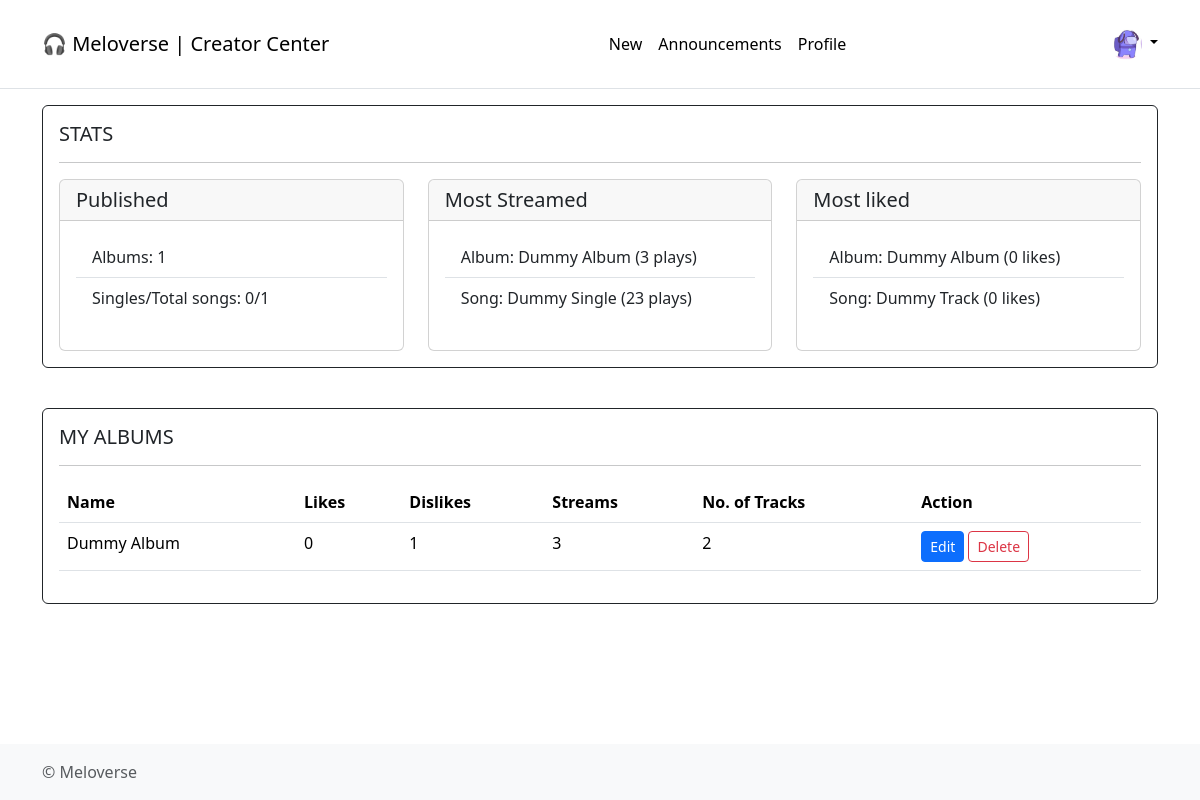
/creator_center/1/ (signed in), run on the app's committed database.
### application/models.py (models this page shows)
class Creator(db.Model):
    __tablename__ = "creator"
    creator_id = db.Column(db.Integer, db.ForeignKey("users.id"), primary_key=True)
    creator_name = db.Column(db.String, db.ForeignKey("users.username"))
    creator_email = db.Column(db.String, db.ForeignKey("users.email"))
    bio = db.Column(db.String)
    no_of_singles = db.Column(db.Integer, default=0)
    no_of_albums = db.Column(db.Integer, default=0)
    songs_published = db.Column(db.Integer, default=0)
    followers = db.Column(db.Integer, default=0)

class Album(db.Model):
    __tablename__ = "album"
    album_id = db.Column(db.Integer, autoincrement=True, primary_key=True)
    creator_id = db.Column(db.String, db.ForeignKey("creator.creator_id"))
    album_name = db.Column(db.String, nullable=False)
    release_year = db.Column(db.String)
    genre = db.Column(db.String)
    description = db.Column(db.String)
    no_of_tracks = db.Column(db.Integer, default=0)
    date_created = db.Column(db.Date)

class Tracks(db.Model):
    __tablename__ = "tracks"
    track_id = db.Column(db.Integer, primary_key=True, autoincrement=True)
    track_name = db.Column(db.String, nullable=False)
    artists = db.Column(db.String)
    creator_id = db.Column(db.String, db.ForeignKey("creator.creator_name"))
    track_file = db.Column(db.String, nullable=False)
    genre = db.Column(db.String)
    lyrics = db.Column(db.String)
    duration = db.Column(db.String)
    date_created = db.Column(db.Date)
    album_id = db.Column(db.Integer, default=0)
    likes = db.Column(db.Integer, default=0)
    dislikes = db.Column(db.Integer, default=0)
    plays = db.Column(db.Integer, default=0)

### application/app_controllers/users.py (the view, shortened to what this page needs)
@user.route("creator_center/<user>/", methods=["GET", "POST"])
@login_required
def creator_dashboard(user):
    creator = Creator.query.filter_by(creator_id=current_user.id).first()
    id = current_user.id
    albums = Album.query.filter_by(creator_id=id).all()
    singles = Tracks.query.filter_by(creator_id=id, album_id=0).all()
    songs = (
        db.session.query(Tracks, Album.album_name)
        .join(Album, Tracks.album_id == Album.album_id)
        .filter(Tracks.creator_id == id)
        .all()
    )
    singles_published = creator.no_of_singles
    albums_published = creator.no_of_albums
    status = any([singles_published, albums_published])
    most_liked_song = (
        Tracks.query.filter_by(creator_id=id).order_by(Tracks.likes.desc()).first()
    )
    most_liked_album = (
        db.session.query(Album.album_name, func.max(Tracks.likes).label("likes"))
        .join(Tracks, Album.album_id == Tracks.album_id)
        .join(Creator, Album.creator_id == id)
        .filter(Creator.creator_id == id)
        .group_by(Album.album_id)
        .order_by(func.max(Tracks.likes).desc())
        .first()
    )
    most_played_song = (
        Tracks.query.filter_by(creator_id=current_user.id)
        .order_by(Tracks.plays.desc())
        .first()
    )
    most_played_album = (
        db.session.query(Album.album_name, func.max(Tracks.plays).label("plays"))
        .join(Tracks, Album.album_id == Tracks.album_id)
        .join(Creator, Album.creator_id == id)
        .filter(Creator.creator_id == id)
        .group_by(Album.album_id)
        .order_by(func.max(Tracks.plays).desc())
        .first()
    )
    tracks_alias = aliased(Tracks)
    album_obj = (
        db.session.query(
            Album,
            db.func.sum(tracks_alias.plays).label("total_plays"),
            db.func.sum(tracks_alias.likes).label("total_likes"),
            db.func.sum(tracks_alias.dislikes).label("total_dislikes"),
        )
        .join(tracks_alias, Album.album_id == tracks_alias.album_id)
        .join(Creator, Album.creator_id == Creator.creator_id)
        .filter(Creator.creator_id == id)
        .group_by(
            Album.album_id,
            Album.album_name,
            Album.release_year,
            Album.genre,
            Album.description,
            Album.no_of_tracks,
        )
        .all()
    )
    return render_template(
        "creator/creator_center.html",
        status=status,
        creator=creator,
        singles=singles,
        songs=songs,
        albums=albums,
        most_liked_song=most_liked_song,
        most_liked_album=most_liked_album,
        most_played_song=most_played_song,
        most_played_album=most_played_album,
        songs_published=singles_published,
        albums_published=albums_published,
        album_obj=album_obj,
    )

### application/app_controllers/auth.py (called while the page is built)
@login_manager.user_loader
def loader_user(user_id):
    return Users.query.get(user_id)

### templates/creator/creator_center.html (shortened to what this page needs)
{% extends './base.html' %}
{% block head %}
<link rel="stylesheet" href="{{ url_for('static', filename='styles/headerfooter.css') }}">
{% endblock %}
{% block navbar %}
<header class="py-3 mb-3 border-bottom">
  <nav class="navbar navbar-expand">
    <div class="container">
      <a href="{{ url_for('user.creator_dashboard', user=current_user.username) }}"
        class="navbar-brand link-body-emphasis">
        🎧 Meloverse | Creator Center
      </a>
      <ul class="nav">
        <li class="nav-item"><a href="{{ url_for('user.new', user=current_user.username) }}"
            class="nav-link px-2 link-body-emphasis">New</a></li>
        <li class="nav-item"><a href="{{ url_for('user.announcement', user=current_user.username)}}"
            class="nav-link px-2 link-body-emphasis">Announcements</a></li>
        <li class="nav-item"><a href="{{ url_for('user.profile', user=current_user.username)}}"
            class="nav-link px-2 link-body-emphasis">Profile</a></li>
      </ul>
      <div class="dropdown text-end">
        <a href="#" class="d-block link-body-emphasis text-decoration-none dropdown-toggle" data-bs-toggle="dropdown"
          aria-expanded="false">
          <img src="{{ url_for('static', filename='avatar3.jpg') }}" alt="mdo" width="32" height="32"
            class="rounded-circle">
        </a>
      </div>
    </div>
  </nav>
</header>
{% endblock %}
{% block body %}
<main class="flex-shrink-0">
  <div class="container">
    <section>
      {% if status==False %}
      <h3>Release an album or single to view this page</h3>
      <a href="{{ url_for('user.new', user=current_user.username) }}">Go to Release song/album page</a>
      <pre class="text-end">
                                          ⠀⠀⠀⠀⠀⠀⠀⠀⠀⠀⠀⠀⠀⠀⠀⠀⠀⠀⠀⠀⠀⠀⠀⠀⣠⣠⣀⢤⣖⣲⣦⣄⠀⠀⢀⡠⠀⠀⠀⠀⠀⠀⠀⠀⠀⠀⠀⠀⠀⠀⠀⠀⠀⠀⠀⠀⠀⠀⠀⠀
                                          ⠀⠀⠀⠀⠀⠀⠀⠀⠀⠀⠀⠀⠀⠀⠀⠀⠀⠀⠀⠀⢀⢤⣤⣄⠻⡽⣺⣭⣿⡽⣾⣭⢿⣷⣉⠂⣿⠤⣄⣀⠀⠀⠀⠀⠀⠀⠀⠀⠀⠀⠀⠀⠀⠀⠀⠀⠀⠀⠀⠀
                                          ⠀⠀⠀⠀⠀⠀⠀⠀⠀⠀⠀⠀⠀⠀⠀⠀⠀⠀⠀⠀⣼⢿⣭⣏⣿⣷⣿⣿⣿⣽⣳⣾⣯⣿⣿⣏⣯⡴⣏⡆⢠⠀⠀⠀⠀⠀⠀⠀⠀⠀⠀⠀⠀⠀⠀⠀⠀⠀⠀⠀
                                          ⠀⠀⠀⠀⠀⠀⠀⠀⠀⠀⠀⠀⠀⠀⠀⠀⠀⠀⢠⣝⣯⢞⣿⡿⢿⠻⠛⡭⢛⠳⢋⠝⡩⢟⠻⣿⣟⣿⡿⣜⡍⡶⡀⠀⠀⠀⠀⠀⠀⠀⠀⠀⠀⠀⠀⠀⠀⠀⠀⠀
                                          ⠀⠀⠀⠀⠀⠀⠀⠀⠀⠀⠀⠀⠀⠀⠀⠀⠀⢀⣾⣿⣿⡏⠧⡙⠌⡡⠡⠐⡈⠄⡁⢂⠐⡈⡑⠢⣍⠻⣿⣿⣞⡷⣽⠂⠀⠀⠀⠀⠀⠀⠀⠀⠀⠀⠀⠀⠀⠀⠀⠀
                                          ⠀⠀⠀⠀⠀⠀⠀⠀⠀⠀⠀⠀⠀⠀⠀⠀⢰⣾⣿⢞⡷⡈⢆⠑⡈⠄⡁⢂⠐⠠⠐⢀⠂⠡⣈⠱⢠⠓⡜⣿⣺⣽⣿⣳⠆⠀⠀⠀⠀⠀⠀⠀⠀⠀⠀⠀⠀⠀⠀⠀
                                          ⠀⠀⠀⠀⠀⠀⠀⠀⠀⠀⠀⠀⠀⠀⠀⠀⢘⣿⣿⣟⠦⡑⢂⠡⠌⡐⢀⠂⠌⠐⢈⠠⠈⠔⡠⢑⢢⠩⡜⣱⣿⣿⣯⠑⠀⠀⠀⠀⠀⠀⠀⠀⠀⠀⠀⠀⠀⠀⠀⠀
                                          ⠀⠀⠀⠀⠀⠀⠀⠀⠀⠀⠀⠀⠀⠀⠀⠀⢸⣿⣿⢏⠢⡑⣌⠶⣱⣎⢦⠘⠠⢈⠀⠄⡱⣸⢴⣣⣌⡒⢡⢛⣾⣿⡧⠀⠀⠀⠀⠀⠀⠀⠀⠀⠀⠀⠀⠀⠀⠀⠀⠀
                                          ⠀⠀⠀⠀⠀⠀⠀⠀⠀⠀⠀⠀⠀⠀⠀⠀⢸⣷⣿⠂⡱⢰⠉⡎⡤⣌⢆⣫⡑⢂⠸⣰⠱⢍⠛⡉⠯⣝⢢⢉⣾⣟⣿⠀⠀⠀⠀⠀⠀⠀⠀⠀⠀⠀⠀⠀⠀⠀⠀⠀
                                          ⠀⠀⠀⠀⠀⠀⠀⠀⠀⠀⠀⠀⠀⠀⠀⠀⢘⣳⢯⠐⡡⠊⡝⢋⠄⢓⠛⠤⡑⢂⠰⣍⠚⡀⢛⡾⢷⣌⠣⢢⢽⣿⠏⠀⠀⠀⠀⠀⠀⠀⠀⠀⠀⠀⠀⠀⠀⠀⠀⠀
                                          ⠀⠀⠀⠀⠀⠀⠀⠀⠀⠀⠀⠀⠀⠀⠀⠀⠠⠘⣯⠂⠅⠂⠌⠠⠈⠠⠈⠔⡀⠂⠰⠌⡑⠠⠒⠘⢂⠌⡂⢇⣾⣟⠣⠀⠀⠀⠀⠀⠀⠀⠀⠀⠀⠀⠀⠀⠀⠀⠀⠀
                                          ⠀⠀⠀⠀⠀⠀⠀⠀⠀⠀⠀⠀⠀⠀⠀⠀⠠⢁⠏⡘⢌⠰⢀⠂⠌⠄⡙⠲⢄⢣⠼⡴⣈⠆⠈⡐⠀⢆⠱⡌⢾⢡⠃⠀⠀⠀⠀⠀⠀⠀⠀⠀⠀⠀⠀⠀⠀⠀⠀⠀
                                          ⠀⠀⠀⠀⠀⠀⠀⠀⠀⠀⠀⠀⠀⠀⠀⠀⠀⢌⠢⢍⠢⡑⢢⠙⡈⠔⣈⠅⢂⢂⠘⡄⢣⡘⠤⡐⡉⢆⠳⡘⢬⢃⠆⠀⠀⠀⠀⠀⠀⠀⠀⠀⠀⠀⠀⠀⠀⠀⠀⠀
                                          ⠀⠀⠀⠀⠀⠀⠀⠀⠀⠀⠀⠀⠀⠀⠀⠀⠠⢈⠒⡌⠤⠑⡀⢓⠚⠫⢌⡘⠂⠚⠘⡘⢦⣕⢢⠡⡙⣌⠣⡝⢢⠍⠀⠀⠀⠀⠀⠀⠀⠀⠀⠀⠀⠀⠀⠀⠀⠀⠀⠀
                                          ⠀⠀⠀⠀⠀⠀⠀⠀⠀⠀⠀⠀⠀⠀⠀⠀⠀⠀⠘⡤⢃⠜⡠⢂⠌⡑⠢⢐⠃⡚⠴⢩⠖⡌⠢⡐⡱⢠⠓⣜⠣⠎⠀⠀⠀⠀⠀⠀⠀⠀⠀⠀⠀⠀⠀⠀⠀⠀⠀⠀
                                          ⠀⠀⠀⠀⠀⠀⠀⠀⠀⠀⠀⠀⠀⠀⠀⠀⠀⠀⠀⠱⣩⢒⡱⢌⠢⢄⡁⢂⠐⡠⢃⠢⡘⢄⠣⣜⡡⢇⡻⣌⠓⠈⠀⠀⠀⠀⠀⠀⠀⠀⠀⠀⠀⠀⠀⠀⠀⠀⠀⠀
                                          ⠀⠀⠀⠀⠀⠀⠀⠀⠀⠀⠀⠀⠀⠀⠀⠀⠀⠀⠀⠀⢡⢏⡜⣎⠳⣦⢜⡤⢣⢔⣢⠱⣍⣮⢳⡼⣹⣏⢷⣹⡆⢀⠀⠀⠀⠀⠀⠀⠀⠈⠀⡀⠀⠀⠀⠀⠀⠀⠀⠀
                                          ⠀⠀⠀⠀⠀⠀⠀⠀⠀⠀⠀⠀⠀⠀⠀⠀⠀⠀⠀⢀⣾⠸⡜⣬⢓⣮⣙⣞⢻⡞⣳⣟⡿⣞⣯⣟⡷⣫⡞⣽⢻⣿⡖⢢⠁⠀⠀⠈⠀⠀⠀⠐⠀⠀⠀⠀⠀⠀⠀⠀
                                          ⠀⠀⠀⠀⠀⠀⠀⠀⠀⠀⠀⠀⠀⠀⠀⠀⢀⢠⠢⡝⣼⡡⢛⡴⣋⠶⣩⢎⡷⣝⡳⢾⣝⡻⣼⢎⠗⡣⡝⢆⣏⠲⣁⠃⡙⢆⠦⣀⢁⠀⠀⠂⠀⠀⠀⠀⠀⠀⠀⠀
                                          ⠀⠀⠀⠀⠀⠀⠀⠀⠀⠀⠀⠀⠀⠀⢀⠰⣈⠖⡱⢘⡼⡇⡅⢒⢩⢒⢡⠚⡴⢡⢋⠳⢎⡹⢐⠊⣬⠱⣉⠆⣇⠢⡅⢊⠔⣈⠒⢥⢪⠱⡀⠀⠀⠀⠀⠀⠀⠀⠀⠀
                                          ⠀⠀⠀⠀⠀⠀⠀⢀⢀⠠⢄⠢⡘⢄⠣⢎⡱⢌⠢⡑⡚⡵⡘⢌⠢⠎⡄⢣⠐⢣⢈⡑⢢⠐⡡⢚⠄⡣⢄⢋⡶⢱⠈⢆⠊⠤⡉⢆⠢⠡⢘⠒⡄⡀⠀⠀⠀⠀⠀⠀
                                          ⠀⠀⠀⣀⠠⡐⢌⠲⣈⠒⡌⢢⠑⡌⡚⢄⠒⡌⠰⢡⠘⡥⣙⠢⡑⢊⠜⢢⠙⡄⠢⢘⠠⡑⡴⢋⠰⡁⢎⡰⣩⠃⡜⢌⡘⠤⡑⡌⠰⡁⢆⠡⢂⠱⡀⠄⡀⠀⠀⠀
                                          ⠀⢀⠳⣌⢒⠡⢊⠴⣀⠣⡘⢄⠣⣘⢡⠊⠴⣈⠑⢢⠑⡸⢀⠣⡑⠌⡘⠄⠃⡄⠃⡌⢢⡑⢦⠉⣆⠑⣎⣱⠆⡱⢈⠖⡨⢰⠡⢌⡑⠨⢄⠃⡌⠴⡑⢎⡔⢆⡀⠀
                                          ⢀⢎⡱⢈⠆⡱⢈⡒⠤⡡⡑⢌⠢⡅⢛⡬⠱⢠⠉⢆⠱⡈⢇⠠⠐⡈⠐⡈⠔⠠⠑⢠⠣⡜⢢⠑⡌⢾⡛⡍⢢⠑⡊⡔⢡⢣⠘⠤⡘⠰⢈⠢⣉⡴⡱⢎⡜⢢⡕⠀
                                                      </pre>
      {% else %}
      <div class="card border-dark mb-3">
        <div class="card-body">
          <h5 class="card-title">STATS</h5>
          <hr>
          <div class="row row-cols-1 row-cols-md-3 g-4">
            <div class="col">
              <div class="card h-100 mb-3">
                <h5 class="card-header">Published</h5>
                <div class="card-body">
                  <ul class="list-group list-group-flush">
                    {% if albums is not none %}
                    <li class="list-group-item">Albums: {{ creator.no_of_albums }}</li>
                    {% else %}
                    <li class="list-group-item">0 Albums</li>
                    {% endif %} {% if singles is not none %}
                    <li class="list-group-item">Singles/Total songs: {{ creator.no_of_singles }}/{{
                      creator.songs_published }}</li>
                    {% else %}
                    <li class="list-group-item">0 Singles</li>
                    {% endif %}
                  </ul>
                </div>
              </div>
            </div>
            <div class="col">
              <div class="card h-100 mb-3">
                <h5 class="card-header">Most Streamed</h5>
                <div class="card-body">
                  <ul class="list-group list-group-flush">
                    {% if albums!=None %}
                    <li class="list-group-item">Album: {{ most_played_album.album_name }} ({{ most_played_album.plays }}
                      plays)</li>
                    {% else %}
                    <li class="list-group-item">No Albums published</li>
                    {% endif %} {% if singles!=None %}
                    <li class="list-group-item">Song: {{ most_played_song.track_name }} ({{ most_played_song.plays}}
                      plays)</li>
                    {% else %}
                    <li class="list-group-item">No Singles published</li>
                    {% endif %}
                  </ul>
                </div>
              </div>
            </div>
            <div class="col">
              <div class="card h-100 mb-3">
                <h5 class="card-header">Most liked</h5>
                <div class="card-body">
                  <ul class="list-group list-group-flush">
                    {% if album!=None %}
                    <li class="list-group-item">Album: {{ most_liked_album.album_name }} ({{ most_liked_album.likes }}
                      likes)</li>
                    {% else %}
                    <li class="list-group-item">Album: 0(0 likes)</li>
                    {% endif %}
                    <li class="list-group-item">Song: {{ most_liked_song.track_name }} ({{ most_liked_song.likes }}
                      likes)
                    </li>
                  </ul>
                </div>
              </div>
            </div>
          </div>
        </div>
      </div>
      {% endif %}
    </section>
    <br>
    {% if albums_published!=0 %}
    <section>
      <div class="card border-dark mb-3">
        <div class="card-body">
          <h5 class="card-title">MY ALBUMS</h5>
          <hr>
          <table class="table table-hover">
            <thead>
              <tr>
                <th>Name</th>
                <th>Likes</th>
                <th>Dislikes</th>
                <th>Streams</th>
                <th>No. of Tracks</th>
                <th>Action</th>
              </tr>
            </thead>
            <tbody>
              {% for album, plays, likes, dislikes in album_obj %}
              <tr>
                <td>{{ album.album_name }}</td>
                <td>{{ likes }}</td>
                <td>{{ dislikes }}</td>
                <td>{{ plays }}</td>
                <td>{{ album.no_of_tracks }}</td>
                <td>
                  <button type="button" class="btn btn-primary btn-sm" data-bs-toggle="modal"
                    data-bs-target="#editalbum_{{ album.album_id }}">
                    Edit
                  </button>
                  <button type="button" class="btn btn-outline-danger btn-sm" data-bs-toggle="modal"
                    data-bs-target="#deletealbum_{{ album.album_id }}">
                    Delete
                  </button>
                </td>
              </tr>
              {% endfor %}
            </tbody>
          </table>
        </div>
      </div>
    </section>
    {% endif %}
  </div>
</main>
{% endblock %}
{% block footer %}
<br>
<footer class="footer mt-auto py-3 bg-body-tertiary">
  <div class="container">
    <span class="text-body-secondary">&copy; Meloverse </span>
  </div>
</footer>
{% endblock %}

### static/styles/headerfooter.css (style rules this page uses)
body { display: flex; flex-direction: column; min-height: 100vh; margin: 0; }
main { flex: 1; }

### data on the page
Creator: no_of_albums "1", no_of_singles "0", songs_published "1"
Album: album_name "Dummy Album", likes "0", creator "1", plays "3", no_of_tracks "2"
Tracks: track_name "Dummy Single", plays "23"
Tracks: track_name "Dummy Track", likes "0"

### other printed values
{{ most_played_album.plays }} "3"
{{ most_liked_album.likes }} "0"
